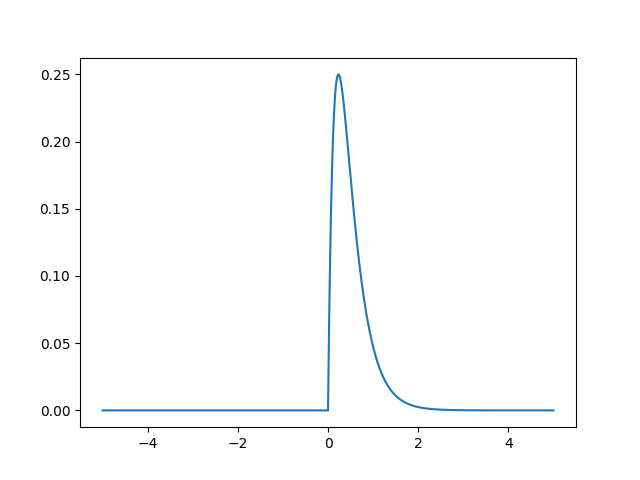

The script that saved this image:
import numpy as np
import matplotlib.pyplot as plt

t = np.arange(-5, 5, 0.001)
x = [0] * 10000

index = 0
while index < 10000:

    if t[index] < 0:
        x[index] = 0
    else: 
        x[index] = np.exp(-3 * t[index]) - np.exp(-6 * t[index])
    index += 1


plt.plot(t, x)
plt.savefig('c.png')
